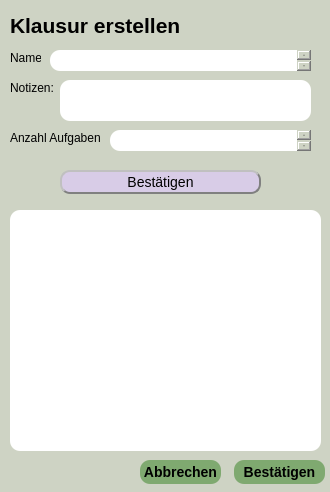
<?xml version="1.0" encoding="UTF-8"?>
<ui version="4.0">
 <class>Dialog</class>
 <widget class="QDialog" name="Dialog">
  <property name="geometry">
   <rect>
    <x>0</x>
    <y>0</y>
    <width>330</width>
    <height>492</height>
   </rect>
  </property>
  <property name="windowTitle">
   <string>Dialog</string>
  </property>
  <property name="styleSheet">
   <string notr="true">background-color: rgb(206, 211, 196);</string>
  </property>
  <widget class="QPushButton" name="confirm_parameters_pushButton">
   <property name="geometry">
    <rect>
     <x>60</x>
     <y>170</y>
     <width>201</width>
     <height>24</height>
    </rect>
   </property>
   <property name="styleSheet">
    <string notr="true">background-color: rgb(216, 204, 231);
border-style: outset;
border-width: 2px;
border-radius:  10px;
border-color: black;
border-color: gray;
font: 14px;</string>
   </property>
   <property name="text">
    <string>Bestätigen</string>
   </property>
  </widget>
  <widget class="QTableWidget" name="tasks_tableWidget">
   <property name="geometry">
    <rect>
     <x>10</x>
     <y>210</y>
     <width>311</width>
     <height>241</height>
    </rect>
   </property>
   <property name="styleSheet">
    <string notr="true">background-color: rgb(255,255,255);
border-style: outset;
border-radius:  10px;
font: 14px;</string>
   </property>
  </widget>
  <widget class="QTextEdit" name="name_textEdit">
   <property name="geometry">
    <rect>
     <x>50</x>
     <y>50</y>
     <width>261</width>
     <height>21</height>
    </rect>
   </property>
   <property name="styleSheet">
    <string notr="true">background-color: rgb(255, 255, 255);
border-style: outset;
border-radius:  10px;
font: 14px;
</string>
   </property>
  </widget>
  <widget class="QTextEdit" name="notes_textEdit">
   <property name="geometry">
    <rect>
     <x>60</x>
     <y>80</y>
     <width>251</width>
     <height>41</height>
    </rect>
   </property>
   <property name="styleSheet">
    <string notr="true">background-color: rgb(255, 255, 255);
border-style: outset;
border-radius:  10px;
font: 14px;</string>
   </property>
  </widget>
  <widget class="QLabel" name="notes_label">
   <property name="geometry">
    <rect>
     <x>10</x>
     <y>80</y>
     <width>49</width>
     <height>16</height>
    </rect>
   </property>
   <property name="text">
    <string>Notizen:</string>
   </property>
  </widget>
  <widget class="QLabel" name="name_label">
   <property name="geometry">
    <rect>
     <x>10</x>
     <y>50</y>
     <width>31</width>
     <height>16</height>
    </rect>
   </property>
   <property name="text">
    <string>Name:</string>
   </property>
  </widget>
  <widget class="QLabel" name="header_label">
   <property name="geometry">
    <rect>
     <x>10</x>
     <y>10</y>
     <width>181</width>
     <height>31</height>
    </rect>
   </property>
   <property name="text">
    <string>&lt;html&gt;&lt;head/&gt;&lt;body&gt;&lt;p&gt;&lt;span style=&quot; font-size:16pt; font-weight:696;&quot;&gt;Klausur erstellen&lt;/span&gt;&lt;/p&gt;&lt;/body&gt;&lt;/html&gt;</string>
   </property>
  </widget>
  <widget class="QTextEdit" name="tasks_textEdit">
   <property name="geometry">
    <rect>
     <x>110</x>
     <y>130</y>
     <width>201</width>
     <height>21</height>
    </rect>
   </property>
   <property name="styleSheet">
    <string notr="true">background-color: rgb(255, 255, 255);
border-style: outset;
border-radius:  10px;
font: 14px;</string>
   </property>
  </widget>
  <widget class="QLabel" name="tasks_label">
   <property name="geometry">
    <rect>
     <x>10</x>
     <y>130</y>
     <width>91</width>
     <height>16</height>
    </rect>
   </property>
   <property name="text">
    <string>Anzahl Aufgaben:</string>
   </property>
  </widget>
  <widget class="QPushButton" name="cancel_pushButton">
   <property name="geometry">
    <rect>
     <x>140</x>
     <y>460</y>
     <width>81</width>
     <height>24</height>
    </rect>
   </property>
   <property name="styleSheet">
    <string notr="true">background-color: rgb(127, 169, 112);
border-style: outset;
border-radius:  10px;
border-color: white;
font: bold 14px;</string>
   </property>
   <property name="text">
    <string>Abbrechen</string>
   </property>
  </widget>
  <widget class="QPushButton" name="confirm_tasks_pushButton">
   <property name="geometry">
    <rect>
     <x>234</x>
     <y>460</y>
     <width>91</width>
     <height>24</height>
    </rect>
   </property>
   <property name="styleSheet">
    <string notr="true">background-color: rgb(127, 169, 112);
border-style: outset;
border-radius:  10px;
border-color: white;
font: bold 14px;</string>
   </property>
   <property name="text">
    <string>Bestätigen</string>
   </property>
  </widget>
 </widget>
 <resources/>
 <connections/>
</ui>
